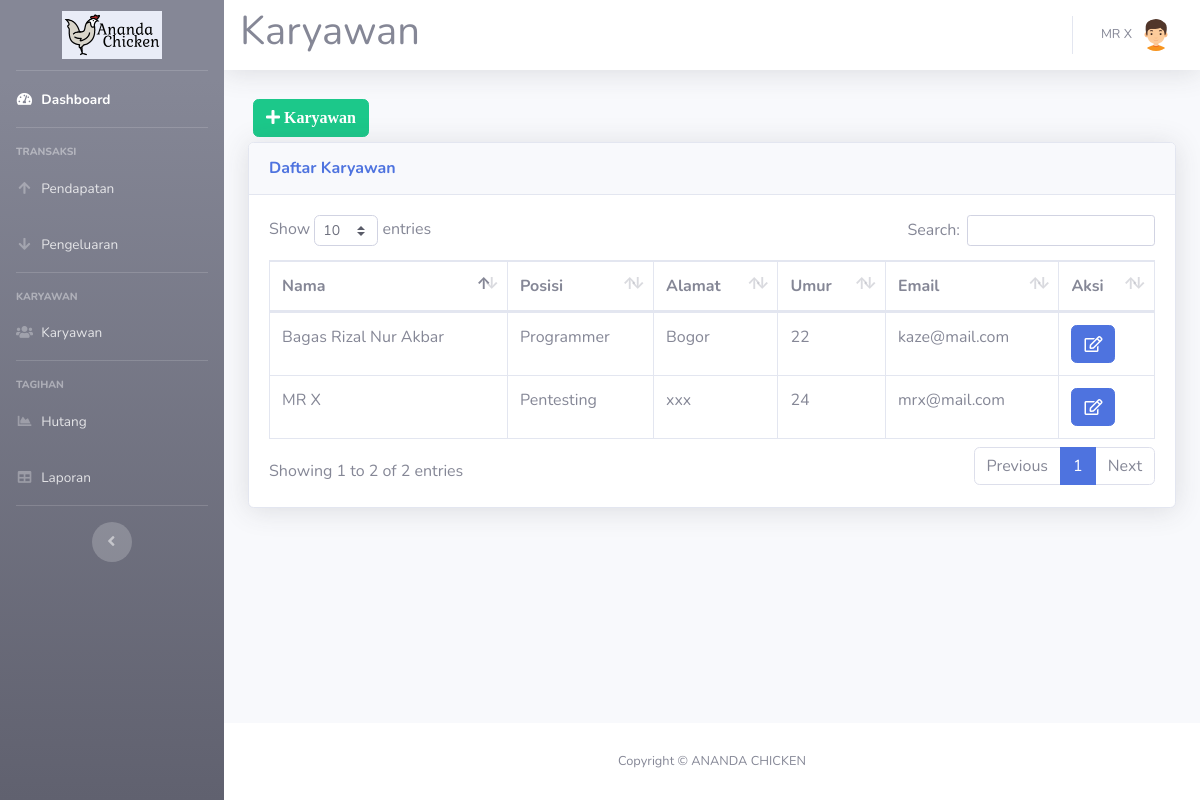
The page /karyawan.php (signed in) on the database its author committed.
### tables this page shows
CREATE TABLE `karyawan` (
  `id_karyawan` int(11) NOT NULL,
  `nama` varchar(40) NOT NULL,
  `posisi` varchar(40) NOT NULL,
  `alamat` varchar(40) NOT NULL,
  `umur` int(11) NOT NULL,
  `kontak` varchar(40) NOT NULL
);

### karyawan.php (the view, shortened to what this page needs)
<!DOCTYPE html>
<html lang="en">
<head>
  <link href="vendor/fontawesome-free/css/all.min.css" rel="stylesheet" type="text/css">
  <link href="css/sb-admin-2.min.css" rel="stylesheet">
  <link href="vendor/datatables/dataTables.bootstrap4.min.css" rel="stylesheet">
</head>
<body id="page-top">
<?php require 'koneksi.php'; ?>
<?php require 'sidebar.php'; ?>
      <div id="content">
<?php $halamanaktif = "Karyawan";?>
<?php require 'navbar.php'; ?>
        <div class="container-fluid">
<button type="button" class="btn btn-success" style="margin:5px" data-toggle="modal" data-target="#myModalTambah"><i class="fa fa-plus"> Karyawan</i></button><br>
  </div>
          <div class="card shadow mb-4">
            <div class="card-header py-3">
              <h6 class="m-0 font-weight-bold text-primary">Daftar Karyawan</h6>
            </div>
            <div class="card-body">
              <div class="table-responsive">
                <table class="table table-bordered" id="dataTable" width="100%" cellspacing="0">
                  <thead>
                    <tr>
                      <th>Nama</th>
                      <th>Posisi</th>
                      <th>Alamat</th>
                      <th>Umur</th>
                      <th>Email</th>
                      <th>Aksi</th>
                    </tr>
                  </thead>
                  <tbody>
				  <?php
$query = mysqli_query($koneksi,"SELECT * FROM karyawan");
while ($data = mysqli_fetch_assoc($query))
{
?>
                    <tr>
                      <td><?=$data['nama']?></td>
                      <td><?=$data['posisi']?></td>
                      <td><?=$data['alamat']?></td>
                      <td><?=$data['umur']?></td>
                      <td><?=$data['kontak']?></td>
					  <td>
<a href="#" type="button" class=" fa fa-edit btn btn-primary btn-md" data-toggle="modal" data-target="#myModal<?php echo $data['id_karyawan']; ?>"></a>
</td>
</tr>
<?php
}
?>
                  </tbody>
                </table>
              </div>
            </div>
          </div>
        </div>
      </div>
<?php require 'footer.php'?>
    </div>
</body>
</html>

### sidebar.php
<div id="wrapper">
  <ul class="navbar-nav bg-gradient-secondary sidebar sidebar-dark accordion" id="accordionSidebar">
    <a class="sidebar-brand d-flex align-items-center justify-content-center" href="index.php">
      <div class="sidebar-brand-icon">
        <img style="width:100px; height:48px" src="img/LOGO_ANANDACHICKEN2.png"></img>
      </div>
    </a>
    <hr class="sidebar-divider my-0">
    <li class="nav-item active">
      <a class="nav-link" href="index.php">
        <i class="fas fa-fw fa-tachometer-alt"></i>
        <span>Dashboard</span></a>
    </li>
    <hr class="sidebar-divider">
    <div class="sidebar-heading">
      Transaksi
    </div>
    <li class="nav-item">
      <a class="nav-link collapsed" href="pendapatan.php">
        <i class="fas fa-fw fa-arrow-up"></i>
        <span>Pendapatan</span>
      </a>
    </li>
    <li class="nav-item">
      <a class="nav-link collapsed" href="pengeluaran.php" >
        <i class="fas fa-fw fa-arrow-down"></i>
        <span>Pengeluaran</span>
      </a>
    </li>
    <hr class="sidebar-divider">
    <div class="sidebar-heading">
      Karyawan
    </div>
    <li class="nav-item">
      <a class="nav-link collapsed" href="karyawan.php">
        <i class="fas fa-fw fa-users"></i>
        <span>Karyawan</span>
      </a>
    </li>
    <hr class="sidebar-divider">
    <div class="sidebar-heading">
      Tagihan
    </div>
    <li class="nav-item">
      <a class="nav-link" href="hutang.php">
        <i class="fas fa-fw fa-chart-area"></i>
        <span>Hutang</span></a>
    </li>
    <li class="nav-item">
      <a class="nav-link" href="laporan.php">
        <i class="fas fa-fw fa-table"></i>
        <span>Laporan</span></a>
    </li>
    <hr class="sidebar-divider d-none d-md-block">
    <div class="text-center d-none d-md-inline">
      <button class="rounded-circle border-0" id="sidebarToggle"></button>
    </div>
  </ul>
  <div id="content-wrapper" class="d-flex flex-column">

### navbar.php (shortened to what this page needs)
        <nav class="navbar navbar-expand navbar-light bg-white topbar mb-4 static-top shadow">
		<h1><?php echo  $halamanaktif?></h1>
<?php require 'user.php'; ?>
        </nav>

### user.php (shortened to what this page needs)
<ul class="navbar-nav ml-auto">
  <li class="nav-item dropdown no-arrow">
    <a class="nav-link dropdown-toggle" href="#" id="userDropdown" role="button" data-toggle="dropdown" aria-haspopup="true" aria-expanded="false">
      <span class="mr-2 d-none d-lg-inline text-gray-600 small"><?=$_SESSION['nama']?></span>
      <img class="img-profile rounded-circle" src="img/boy(2).png">
    </a>
  </li>
</ul>

### footer.php
<footer class="sticky-footer bg-white">
  <div class="container my-auto">
    <div class="copyright text-center my-auto">
      <span>Copyright &copy; ANANDA CHICKEN</span>
    </div>
  </div>
</footer>

### rows shown on the page
karyawan: nama "Bagas Rizal Nur Akbar", posisi "Programmer", alamat "Bogor", umur "22", kontak "kaze@mail.com"
karyawan: nama "MR X", posisi "Pentesting", alamat "xxx", umur "24", kontak "mrx@mail.com"

### other values the page prints
$halamanaktif "Karyawan"
$_SESSION['nama'] "MR X"
